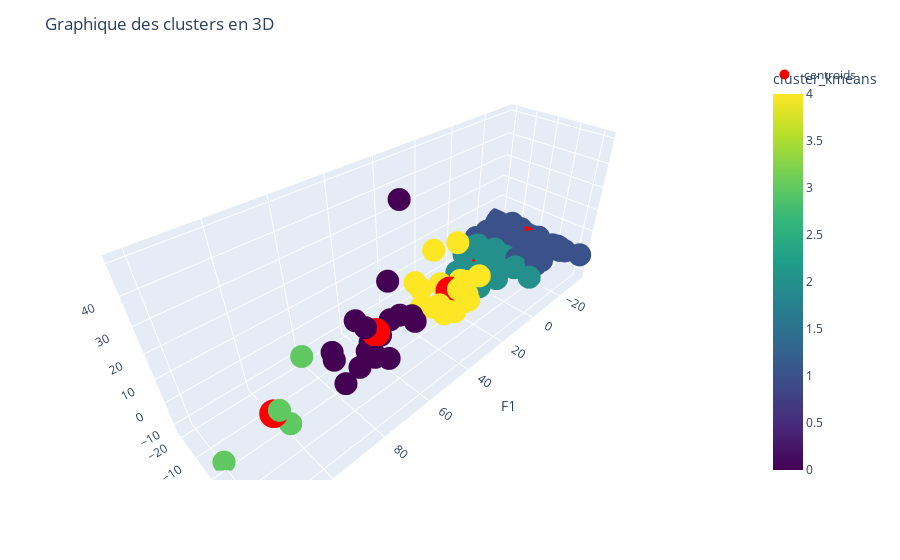

Notebook code cell kept with this figure:
### Code cell
import plotly.graph_objects as go

fig = px.scatter_3d(df, x='F1', y='F2', z='F3', color='cluster_kmeans', color_continuous_scale='Viridis')

# Ajouter les centroïdes au graphique
fig.add_trace(go.Scatter3d(x=centroids[:, 0], y=centroids[:, 1], z=centroids[:, 2], 
                           mode='markers',
                           marker=dict(size=10, color='red'), 
                           name='centroids'))

fig.update_layout(title='Graphique des clusters en 3D')
fig.show()

### Figure 1 — Plotly figure (JSON) as saved in the notebook; plotly's stock layout.template omitted (floating-point values rounded to 4 significant figures; data arrays with more than 128 entries replaced by an {"elided": "..."} marker saying what was removed)
{"data": [{"hovertemplate": "F1=%{x}<br>F2=%{y}<br>F3=%{z}<br>cluster_kmeans=%{marker.color}<extra></extra>", "legendgroup": "", "marker": {"color": {"elided": "164 int values"}, "coloraxis": "coloraxis", "symbol": "circle"}, "mode": "markers", "name": "", "scene": "scene", "showlegend": false, "type": "scatter3d", "x": {"elided": "164 float values"}, "y": {"elided": "164 float values"}, "z": {"elided": "164 float values"}}, {"marker": {"color": "red", "size": 10}, "mode": "markers", "name": "centroids", "type": "scatter3d", "x": [60.2, -25.69, 1.45, 105.1, 24.66], "y": [-1.634, 0.03585, -0.4803, 6.195, 0.9118], "z": [0.04735, 0.06002, -0.6465, 3.201, 0.1764]}], "layout": {"coloraxis": {"colorbar": {"title": {"text": "cluster_kmeans"}}, "colorscale": [[0, "#440154"], [0.1111, "#482878"], [0.2222, "#3e4989"], [0.3333, "#31688e"], [0.4444, "#26828e"], [0.5556, "#1f9e89"], [0.6667, "#35b779"], [0.7778, "#6ece58"], [0.8889, "#b5de2b"], [1, "#fde725"]]}, "legend": {"tracegroupgap": 0}, "margin": {"t": 60}, "scene": {"domain": {"x": [0, 1], "y": [0, 1]}, "xaxis": {"title": {"text": "F1"}}, "yaxis": {"title": {"text": "F2"}}, "zaxis": {"title": {"text": "F3"}}}, "title": {"text": "Graphique des clusters en 3D"}}}
